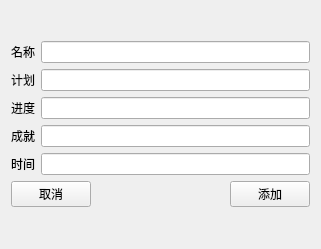
<?xml version="1.0" encoding="UTF-8"?>
<ui version="4.0">
 <class>Form</class>
 <widget class="QWidget" name="Form">
  <property name="geometry">
   <rect>
    <x>0</x>
    <y>0</y>
    <width>321</width>
    <height>249</height>
   </rect>
  </property>
  <property name="windowTitle">
   <string>Form</string>
  </property>
  <layout class="QVBoxLayout" name="verticalLayout_3">
   <item>
    <layout class="QVBoxLayout" name="verticalLayout_2">
     <item>
      <layout class="QVBoxLayout" name="verticalLayout">
       <item>
        <layout class="QHBoxLayout" name="horizontalLayout_5">
         <item>
          <widget class="QLabel" name="label">
           <property name="text">
            <string>名称</string>
           </property>
          </widget>
         </item>
         <item>
          <widget class="QLineEdit" name="lineEdit"/>
         </item>
        </layout>
       </item>
       <item>
        <layout class="QHBoxLayout" name="horizontalLayout_4">
         <item>
          <widget class="QLabel" name="label_2">
           <property name="text">
            <string>计划</string>
           </property>
          </widget>
         </item>
         <item>
          <widget class="QLineEdit" name="lineEdit_2"/>
         </item>
        </layout>
       </item>
       <item>
        <layout class="QHBoxLayout" name="horizontalLayout_3">
         <item>
          <widget class="QLabel" name="label_3">
           <property name="text">
            <string>进度</string>
           </property>
          </widget>
         </item>
         <item>
          <widget class="QLineEdit" name="lineEdit_3"/>
         </item>
        </layout>
       </item>
       <item>
        <layout class="QHBoxLayout" name="horizontalLayout_2">
         <item>
          <widget class="QLabel" name="label_4">
           <property name="text">
            <string>成就</string>
           </property>
          </widget>
         </item>
         <item>
          <widget class="QLineEdit" name="lineEdit_4"/>
         </item>
        </layout>
       </item>
       <item>
        <layout class="QHBoxLayout" name="horizontalLayout">
         <item>
          <widget class="QLabel" name="label_5">
           <property name="text">
            <string>时间</string>
           </property>
          </widget>
         </item>
         <item>
          <widget class="QLineEdit" name="lineEdit_5"/>
         </item>
        </layout>
       </item>
      </layout>
     </item>
     <item>
      <layout class="QHBoxLayout" name="horizontalLayout_6">
       <item>
        <widget class="QPushButton" name="pushButton">
         <property name="text">
          <string>取消</string>
         </property>
        </widget>
       </item>
       <item>
        <spacer name="horizontalSpacer">
         <property name="orientation">
          <enum>Qt::Horizontal</enum>
         </property>
         <property name="sizeHint" stdset="0">
          <size>
           <width>40</width>
           <height>20</height>
          </size>
         </property>
        </spacer>
       </item>
       <item>
        <widget class="QPushButton" name="pushButton_2">
         <property name="text">
          <string>添加</string>
         </property>
        </widget>
       </item>
      </layout>
     </item>
    </layout>
   </item>
  </layout>
 </widget>
 <resources/>
 <connections/>
</ui>
